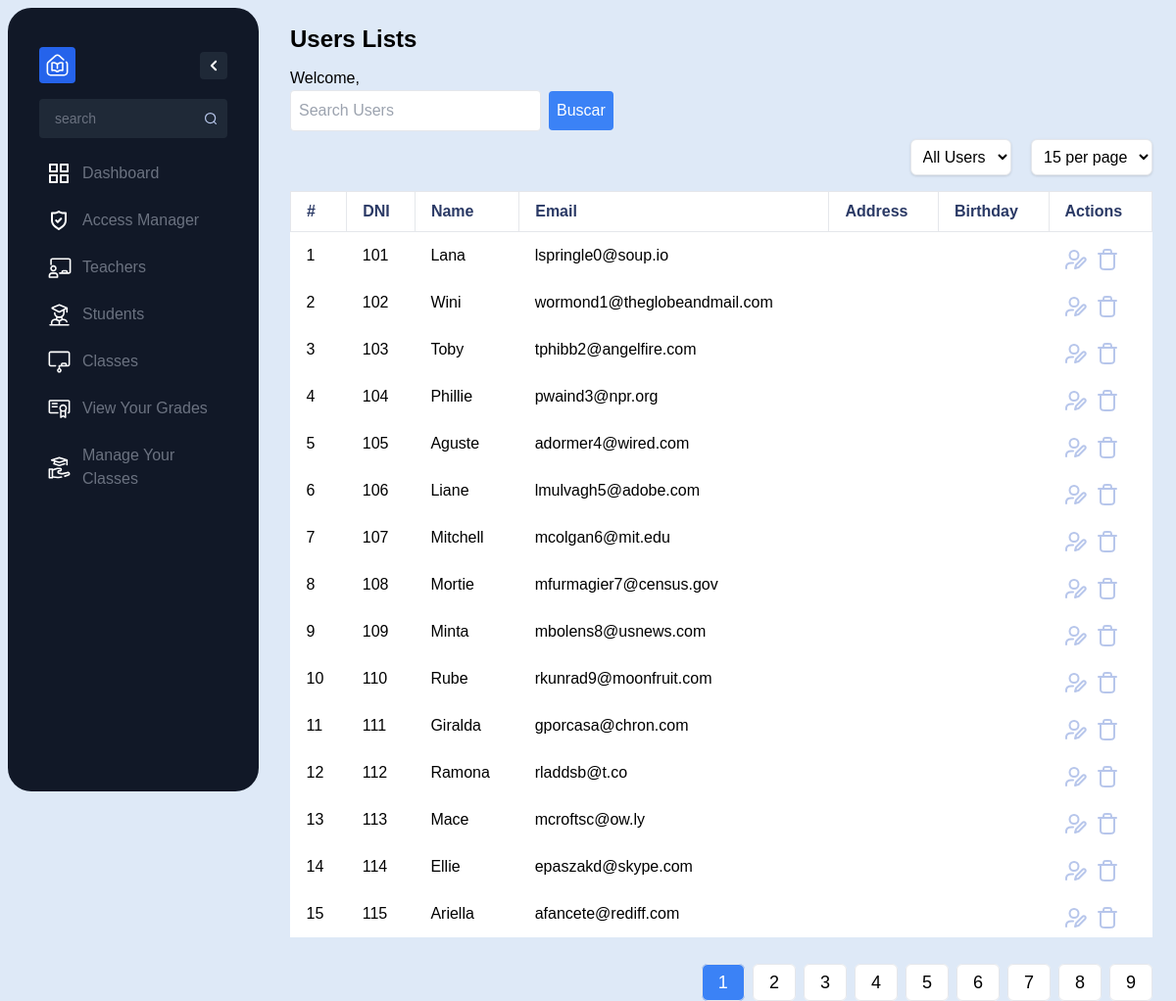
Before: / with the older database file.
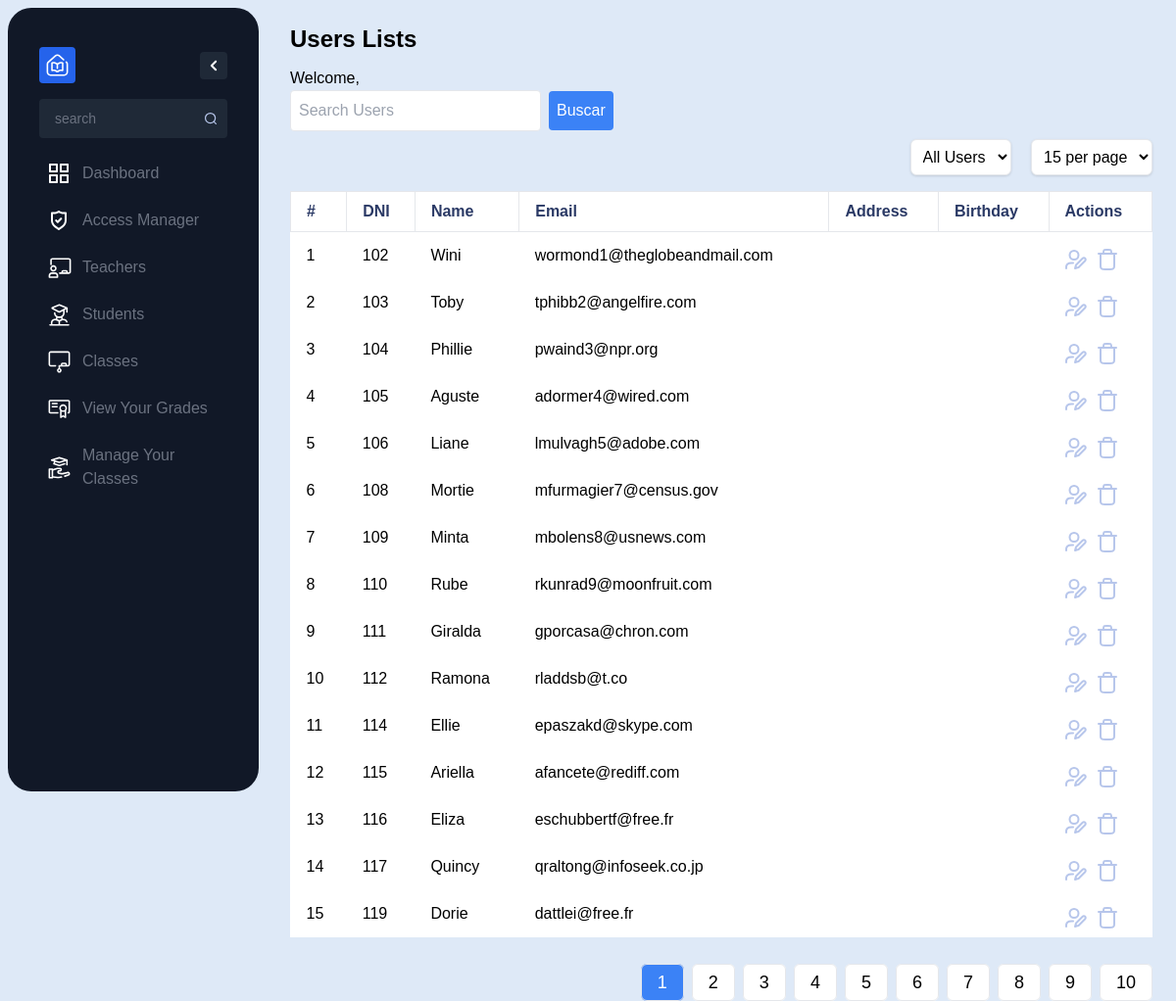
After: the same page with the newer database file.
### tables this page shows
CREATE TABLE `users` (
  `id` int(11) NOT NULL,
  `username` varchar(50) NOT NULL,
  `password` varchar(50) NOT NULL,
  `email` varchar(100) DEFAULT NULL,
  `roleId` int(11) DEFAULT NULL,
  `name` varchar(255) DEFAULT NULL,
  `address` varchar(255) DEFAULT NULL,
  `birthday` date DEFAULT NULL,
  `photo` varchar(255) DEFAULT NULL
);

### src/Controller/AdminController.php (called while the page is built, shortened)
<?php
class AdminController extends UserController
{
  public function getAllUsers($userType = 'all')
  {
    try {
      $db = $this->connectDB();
      if ($userType === 'all') {
        $query = $db->query("SELECT COUNT(*) as count FROM users");
      } else {
        $stmt = $db->prepare("SELECT COUNT(*) as count FROM users WHERE roleId = :userType");
        $stmt->bindParam(':userType', $userType, PDO::PARAM_INT);
        $stmt->execute();
        return $stmt->fetch(PDO::FETCH_ASSOC)['count'];
      }
      $result = $query->fetch(PDO::FETCH_ASSOC);
      return $result['count'];
    } catch (Exception $e) {
      die('Erro: ' . $e->getMessage());
    }
  }
  public function getUsersByPage($page, $userType = 'all', $resultsPerPage = 10, $searchTerm = '')
  {
    $start = ($page - 1) * $resultsPerPage;
    try {
      $db = $this->connectDB();
      $userTypeCondition = '';
      if ($searchTerm) {
        $searchTerm = '%' . $searchTerm . '%';
        $query = $db->prepare("SELECT * FROM users WHERE name LIKE :searchTerm $userTypeCondition LIMIT :start, :limit");
        $query->bindParam(':searchTerm', $searchTerm, PDO::PARAM_STR);
      } else {
        $query = $db->prepare("SELECT * FROM users WHERE 1 = 1 $userTypeCondition LIMIT :start, :limit");
      }
      $query->bindParam(':start', $start, PDO::PARAM_INT);
      $query->bindParam(':limit', $resultsPerPage, PDO::PARAM_INT);
      $query->execute();
      return $query->fetchAll(PDO::FETCH_ASSOC);
    } catch (Exception $e) {
      die('Erro: ' . $e->getMessage());
    }
  }
}

### src/View/admin/admin_dashboard.php (the view, shortened to what this page needs)
<?php
require_once __DIR__ . '../../../Controller/AdminController.php';
function getUserTypeName($userType)
{
    switch ($userType) {
        default:
            return "Users";
    }
}
$adminController = new AdminController();
$userType = $_GET['user_type'] ?? 'all';
$resultsPerPage = $_GET['results_per_page'] ?? 15;
$currentPage = $_GET['page'] ?? 1;
$searchTerm = $_GET['search'] ?? '';
$users = $adminController->getUsersByPage($currentPage, $userType, $resultsPerPage, $searchTerm);
$totalUsers = $adminController->getAllUsers($userType);
$totalPages = ceil($totalUsers / $resultsPerPage);
?>
<!DOCTYPE html>
<html lang="en">
<head>
    <link href="/dist/output.css" rel="stylesheet">
</head>
<body class="flex">
    <nav>
        <?php include '../../View/components/sidebar.php'; ?>
    </nav>
    <div class="rounded-lg  p-6 w-screen  h-screen flex flex-col">
        <div>
            <h1 class="text-2xl font-semibold mb-3"><?php echo getUserTypeName($userType); ?> Lists</h1>
            <p>
                Welcome,
            </p>
            <div class="flex items-center mb-2">
                <input type="text" id="searchInput" class="p-2 w-64  border rounded" placeholder="Search Users">
                <button id="searchButton" class="ml-2 bg-blue-500 text-white p-2 rounded">Buscar</button>
            </div>
        </div>
        <div class="mb-4" style="text-align: right;">
            <div class="inline-block mr-4">
                <select id="userTypeFilter" class="bg-white border rounded-md p-2 shadow">
                    <option value="all" <?= ($userType == 'all') ? 'selected' : '' ?>>All Users</option>
                </select>
            </div>
            <div class="inline-block">
                <select id="resultsPerPage" class="bg-white border rounded-md p-2 shadow">
                    <option value="15" <?= ($resultsPerPage == 15) ? 'selected' : '' ?>>15 per page</option>
                </select>
            </div>
        </div>
        <table class="bg-white mb-4">
            <thead class="text-primaria border-none">
                <th class="py-2 px-4 border text-left">#</th>
                <th class="py-2 px-4 border text-left">DNI</th>
                <th class="py-2 px-4 border text-left">Name</th>
                <th class="py-2 px-4 border text-left">Email</th>
                <th class="py-2 px-4 border text-left">Address</th>
                <th class="py-2 px-4 border text-left">Birthday</th>
                <th class="py-2 px-4 border text-left">Actions</th>
            </thead>
            <tbody class="bg-white rounded-lg">
                <?php
                $count = 1;
                foreach ($users as $user) { ?>
                    <tr class="space-y-2">
                        <td class="py-2 px-4"><?= $count++; ?></td>
                        <td class="py-2 px-4 mb-64"><?= $user["id"]; ?></td>
                        <td class="py-2 px-4"><?= $user["name"]; ?></td>
                        <td class="py-2 px-4"><?= $user["email"]; ?></td>
                        <td class="py-2 px-4"><?= $user["address"]; ?></td>
                        <td class="py-2 px-4"><?= $user["birthday"]; ?></td>
                        <td class="py-2 px-4 flex space-x-2">
                            <a class="edit-button" href="../student/editUsers.php?id=<?= $user['id'] ?>">
                                <img src="/assets/user-edit.svg" alt="Editar">
                            </a>
                            <a href="../../Controller/actions/deleteUsers.php?id=<?= $user['id'] ?>">
                                <img src="/assets/trash-02.svg" alt="Deletar">
                            </a>
                        </td>
                    </tr>
                <?php } ?>
            </tbody>
        </table>
        <div class="flex justify-end mt-4">
            <ul class="pagination flex space-x-2">
                <?php for ($i = 1; $i <= $totalPages; $i++) : ?>
                    <li class="page-item">
                        <a class="page-link text-lg px-4 py-2 border rounded-md transition duration-150 <?= ($currentPage == $i) ? 'bg-blue-500 text-white' : 'bg-white hover:bg-gray-200' ?>" href="?page=<?= $i ?>"><?= $i ?></a>
                    </li>
                <?php endfor; ?>
            </ul>
        </div>
    </div>
</body>
</html>

### src/View/components/sidebar.php (shortened to what this page needs)
<html lang="en">
<head>
    <link href="/dist/output.css" rel="stylesheet">
</head>
<body>
    <nav id="sidebar" class="contracted-nav h-screen w-64 p-2  m-2 rounded-3xl bg-gray-900">
        <div>
            <div class="px-6 pt-8">
                <div class="flex items-center justify-between">
                    <a href="#" class="bg-blue-600 p-1.5 rounded flex items-center justify-center">
                    </a>
                    <button class="flex items-center justify-center p-0.5 rounded bg-gray-800" href="#">
                    </button>
                </div>
            </div>
            <div>
                <div class="px-6 pt-4 sidebar-hideable">
                    <input type="text" class=" sidebar-hideable w-full rounded px-4 py-2.5 text-sm font-light bg-gray-800 text-gray-400 placeholder-gray-500" placeholder="search" />
                </div>
            </div>
            <div class="px-6 pt-4">
                <ul class="flex flex-col space-y-2">
                    <li class="relative text-gray-500 hover:text-white focus-within:text-white">
                        <div class="absolute inset-y-0 left-0 flex items-center pl-2  pointer-events-none">
                        </div>
                        <a href="#" class="inline-block w-full py-2 pl-11 pr-4 text-md rounded hover:bg-gray-800 focus:outline-none focus:ring-1 focus:ring-gray-500 focus:bg-gray-800 "><p class="sidebar-hideable">Dashboard</p></a>
                    </li>
                    <li class="relative text-gray-500 hover:text-white focus-within:text-white">
                        <div class="absolute inset-y-0 left-0 flex items-center pl-2  pointer-events-none">
                        </div>
                        <a href="#" class="inline-block w-full py-2 pl-11 pr-4 text-md rounded hover:bg-gray-800 focus:outline-none focus:ring-1 focus:ring-gray-500 focus:bg-gray-800 "><p class="sidebar-hideable">Access Manager</p></a>
                    </li>
                    <li class="relative text-gray-500 hover:text-white focus-within:text-white">
                        <div class="absolute inset-y-0 left-0 flex items-center pl-2  pointer-events-none">
                        </div>
                        <a href="#" class="inline-block w-full py-2 pl-11 pr-4 text-md rounded hover:bg-gray-800 focus:outline-none focus:ring-1 focus:ring-gray-500 focus:bg-gray-800 "><p class="sidebar-hideable">Teachers</p></a>
                    </li>
                    <li class="relative text-gray-500 hover:text-white focus-within:text-white">
                        <div class="absolute inset-y-0 left-0 flex items-center pl-2  pointer-events-none">
                        </div>
                        <a href="#" class="inline-block w-full py-2 pl-11 pr-4 text-md rounded hover:bg-gray-800 focus:outline-none focus:ring-1 focus:ring-gray-500 focus:bg-gray-800 "><p class="sidebar-hideable">Students</p></a>
                    </li>
                    <li class="relative text-gray-500 hover:text-white focus-within:text-white">
                        <div class="absolute inset-y-0 left-0 flex items-center pl-2  pointer-events-none">
                        </div>
                        <a href="#" class="inline-block w-full py-2 pl-11 pr-4 text-md rounded hover:bg-gray-800 focus:outline-none focus:ring-1 focus:ring-gray-500 focus:bg-gray-800 "><p class="sidebar-hideable">Classes</p></a>
                    </li>
                    <li class="relative text-gray-500 hover:text-white focus-within:text-white">
                        <div class="absolute inset-y-0 left-0 flex items-center pl-2  pointer-events-none">
                        </div>
                        <a href="#" class="inline-block w-full py-2 pl-11 pr-4 text-md rounded hover:bg-gray-800 focus:outline-none focus:ring-1 focus:ring-gray-500 focus:bg-gray-800 "><p class="sidebar-hideable">View Your Grades</p></a>
                    </li>
                    <li class="relative text-gray-500 hover:text-white focus-within:text-white">
                        <div class="absolute inset-y-0 left-0 flex items-center pl-2  pointer-events-none">
                        </div>
                        <a href="#" class="inline-block w-full py-2 pl-11 pr-4 text-md rounded hover:bg-gray-800 focus:outline-none focus:ring-1 focus:ring-gray-500 focus:bg-gray-800 "><p class="sidebar-hideable">Manage Your Classes</p></a>
                    </li>
                </ul>
            </div>
        </div>
    </nav>
</body>
</html>

### index.php (shortened to what this page needs)
<?php
require_once __DIR__ . '/src/View/admin/admin_dashboard.php';
?>
<!DOCTYPE html>
<html lang="en">
<head>
</head>
<body>
</body>
</html>

Changed rows visible on the page:
removed users: id "101", name "Lana", email "lspringle0@soup.io"
removed users: id "107", name "Mitchell", email "mcolgan6@mit.edu"
removed users: id "113", name "Mace", email "mcroftsc@ow.ly"
now on this page (row unchanged): users: id "116", name "Eliza", email "eschubbertf@free.fr"
now on this page (row unchanged): users: id "117", name "Quincy", email "qraltong@infoseek.co.jp"
now on this page (row unchanged): users: id "119", name "Dorie", email "dattlei@free.fr"
Other visible differences:
new list line: "10"
